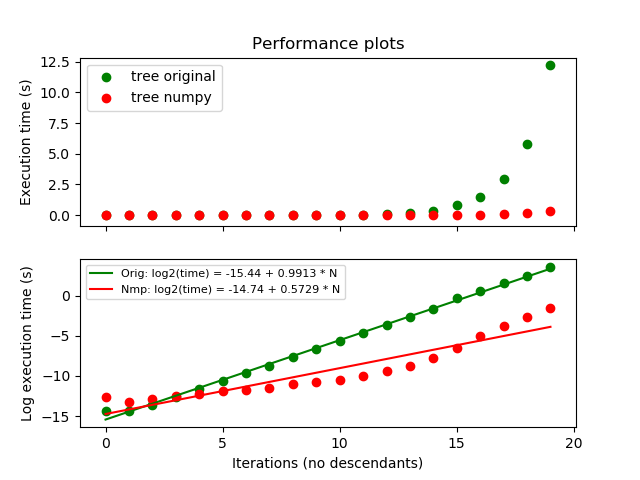

Write Python code to recreate this figure.
from tree import tree_of_life
from tree_np import tree_of_life_np
from timeit import default_timer as timer
import numpy as np
from matplotlib import pyplot as plt
import statsmodels.api as sm


max_iters = 20
time_algo = np.zeros((max_iters, 2))
algos = [tree_of_life, tree_of_life_np]

for i in range(1, max_iters + 1):

    for j, algo in enumerate(algos):

        start = timer()
        algo(no_descendants=i, show_tree=False, save_tree=False).view_tree()
        end = timer()

        time_algo[i - 1, j] = end - start

# Linear Regression fitting log(Execution time) = a + b * Iterations
x = list(range(max_iters))
y_tree = np.log2(time_algo[:, 0])
y_tree_np = np.log2(time_algo[:, 1])
results_tree = sm.OLS(y_tree, sm.add_constant(x)).fit()
results_tree_np = sm.OLS(y_tree_np, sm.add_constant(x)).fit()

# Plotting
fig, ax = plt.subplots(2, sharex=True)
# Scatter plots
ax[0].scatter(x, time_algo[:, 0], c="g")
ax[0].scatter(x, time_algo[:, 1], c="r")
# Log-space scatter plots
ax[1].scatter(x, np.log2(time_algo[:, 0]), c="g")
ax[1].scatter(x, np.log2(time_algo[:, 1]), c="r")
# Display regression line overlaying above
ax[1].plot(x, results_tree.fittedvalues, c="g")
ax[1].plot(x, results_tree_np.fittedvalues, c="r")
# Legend formatting
ax[0].legend(("tree original", "tree numpy"))
params_orig = [str(results_tree.params[0])[0:6], str(results_tree.params[1])[0:6]]
label1 = "Orig: log2(time) = " + params_orig[0] + " + " + params_orig[1] + " * N"
params_np = [str(results_tree_np.params[0])[0:6], str(results_tree_np.params[1])[0:6]]
label2 = "Nmp: log2(time) = " + params_np[0] + " + " + params_np[1] + " * N"
ax[1].legend((label1, label2), fontsize=8)
# Axes formatting
ax[0].set_ylabel("Execution time (s)")
ax[0].set_title("Performance plots")
ax[1].set_ylabel("Log execution time (s)")
ax[1].set_xlabel("Iterations (no descendants)")
ax[1].set_xticks(np.arange(0, max_iters + 1, 5))
# save figure
fig.savefig("perf_plot.png")
